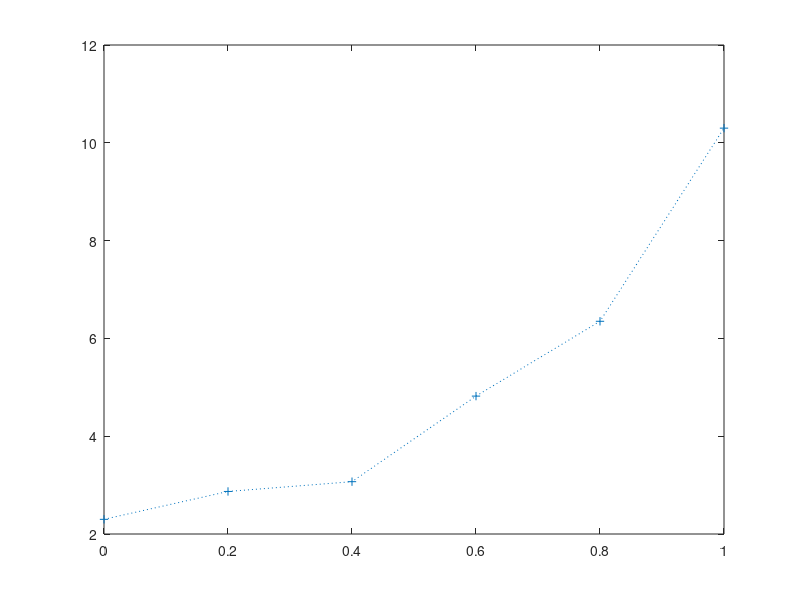

Write MATLAB code to recreate this figure. (Note: this script raises an error after producing the figure.)
clear all; close all;clc
x=0:0.2:1;
y=[2.30 2.87 3.07 4.82 6.35 10.3];
figure(1);plot(x,y,'+:')
% Tim gan dung---------------
X=x;Y=log(y);
pp=polyfit(X,Y,2);
b0=pp(1);c0=pp(2);a0=exp(pp(3));
% Chinh xac--------------------
f=inline('A(1)*exp(A(2)*(x.^2)+A(3)*x)','A','x');
A0=[a0 b0 c0];
[An dAn]=lsqcurvefit(f,A0,x,y)
xx=linspace(0,1,100);yy=f(An,xx);
figure(2);
plot(xx,yy);hold on;
plot(x,y,'r*');hold off;